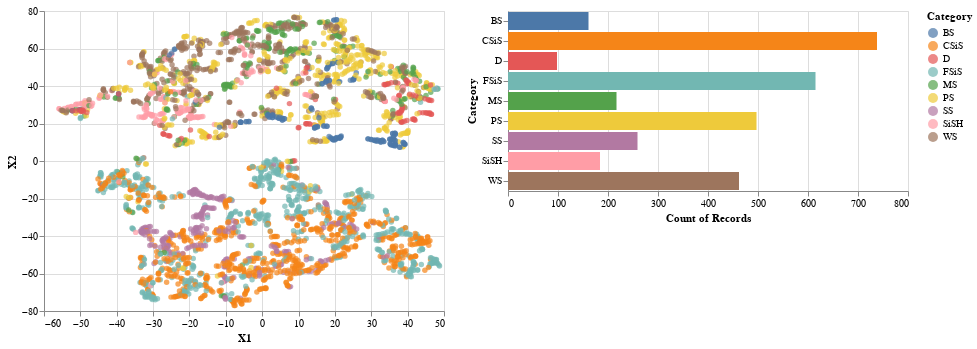

Notebook cell for this chart:
### Code cell
#Visualisation interactive dans le plan Altair Viz

df_manifold=pd.DataFrame({'X1':X_manifold[:,0],'X2':X_manifold[:,1], 'Category':df['Facies_Name']})
brush = alt.selection(type='interval')
scatter=alt.Chart(df_manifold).mark_point(filled=True).encode(
        x=alt.X('X1:Q'),
        y=alt.Y('X2:Q'),
        color='Category:N'
        ).add_selection(brush)


hist=alt.Chart(df_manifold).mark_bar().encode(
        x='count()',
        y='Category:N',
        color='Category:N'
        ).transform_filter(brush)

alt.hconcat(scatter,hist)

### Figure 1 — Vega-Lite specification as saved in the notebook (floating-point values rounded to 4 significant figures; data arrays with more than 128 entries replaced by an {"elided": "..."} marker saying what was removed)
{"config": {"view": {"continuousWidth": 400, "continuousHeight": 300}}, "hconcat": [{"mark": {"type": "point", "filled": true}, "encoding": {"color": {"type": "nominal", "field": "Category"}, "x": {"type": "quantitative", "field": "X1"}, "y": {"type": "quantitative", "field": "X2"}}, "selection": {"selector001": {"type": "interval"}}}, {"mark": "bar", "encoding": {"color": {"type": "nominal", "field": "Category"}, "x": {"type": "quantitative", "aggregate": "count"}, "y": {"type": "nominal", "field": "Category"}}, "transform": [{"filter": {"selection": "selector001"}}]}], "data": {"name": "data-903e487fad9e1a38b7496a86d8ceaade"}, "$schema": "https://vega.github.io/schema/vega-lite/v4.8.1.json", "datasets": {"data-903e487fad9e1a38b7496a86d8ceaade": {"elided": "3231 records"}}}
